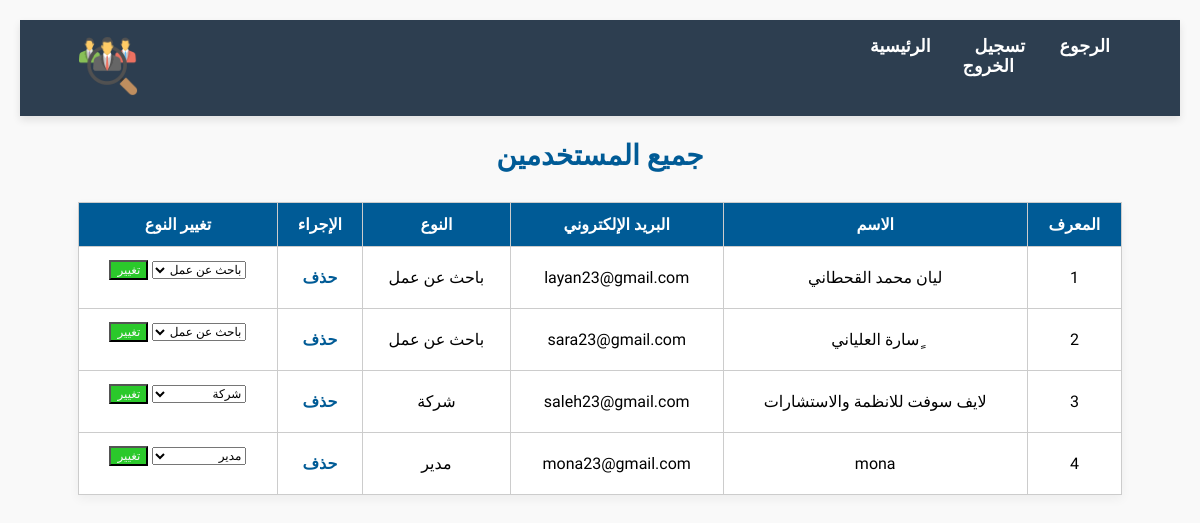
The page /admin_panel/manage_users.php?msg=error (signed in) on the database its author committed.
### tables this page shows
CREATE TABLE IF NOT EXISTS `users` (
  `id` int NOT NULL AUTO_INCREMENT,
  `name` varchar(100) NOT NULL,
  `email` varchar(100) NOT NULL,
  `password` varchar(255) NOT NULL,
  `user_type` enum('job_seeker','company','Admin') NOT NULL,
  `specialty` varchar(150) DEFAULT NULL,
  `interests` text,
  `created_at` timestamp NULL DEFAULT CURRENT_TIMESTAMP,
  PRIMARY KEY (`id`)
);

### admin_panel/manage_users.php (the view, shortened to what this page needs)
<?php
include '../db_connect.php';
$users = $conn->query("SELECT * FROM users");
?>
<!DOCTYPE html>
<html lang="ar" dir="rtl">
<head>
    <link rel="stylesheet" href="../css/header.css">
    <link rel="stylesheet" href="../css/manage_user.css">
    <?php include '../header.php'; ?>
</head>
<body>
<h2>جميع المستخدمين</h2>
<table>
    <tr>
        <th>المعرف</th>
        <th>الاسم</th>
        <th>البريد الإلكتروني</th>
        <th>النوع</th>
        <th>الإجراء</th>
        <th>تغيير النوع</th>
    </tr>
    <?php while ($row = $users->fetch_assoc()): ?>
    <tr>
        <td><?= $row['id'] ?></td>
        <td><?= htmlspecialchars($row['name']) ?></td>
        <td><?= htmlspecialchars($row['email']) ?></td>
        <td>
            <?php
            $types = [
                'Admin' => 'مدير',
                'company' => 'شركة',
                'job_seeker' => 'باحث عن عمل'
            ];
            echo $types[$row['user_type']] ?? 'غير معروف';
            ?>
        </td>
        <td>
            <a href="delete_user.php?id=<?= $row['id'] ?>" onclick="return confirm('هل أنت متأكد من حذف هذا المستخدم؟')">حذف</a>
        </td>
        <td>
            <form method="POST" action="change_user_type.php" style="display: inline-block;">
                <select name="user_type">
                    <option value="admin" <?= $row['user_type'] === 'admin' ? 'selected' : '' ?>>مدير</option>
                    <option value="company" <?= $row['user_type'] === 'company' ? 'selected' : '' ?>>شركة</option>
                    <option value="job_seeker" <?= $row['user_type'] === 'job_seeker' ? 'selected' : '' ?>>باحث عن عمل</option>
                </select>
                <button type="submit">تغيير</button>
            </form>
        </td>
    </tr>
    <?php endwhile; ?>
</table>
</body>
</html>

### css/manage_user.css (style rules this page uses)
body { font-family: 'Cairo', sans-serif; background-color: #f9f9f9; margin: 0; padding: 20px; direction: rtl; }
h2 { text-align: center; color: #005b96; font-size: 28px; margin-bottom: 30px; }
select { font-family: 'Cairo', sans-serif; font-weight: 500; font-size: 12px; font-style:bold; }
button { font-family: 'Cairo', sans-serif; font-weight: 750px; font-size: 12px; color: #f9f9f9; font-style:bold; background-color: rgb(43, 201, 43); }
table { width: 90%; margin: 0 auto; margin-bottom: 500px; border-collapse: collapse; background-color: #fff; box-shadow: 0 4px 10px rgba(0,0,0,0.05); }
th, td { border: 1px solid #ccc; padding: 12px; text-align: center; font-size: 16px; }
th { background-color: #005b96; color: white; }
a { color: #005b96; text-decoration: none; font-weight: bold; }

### rows shown on the page
users: id "1", name "ليان محمد القحطاني", email "layan23@gmail.com", user_type "باحث عن عمل"
users: id "2", name "ٍسارة العلياني", email "sara23@gmail.com", user_type "باحث عن عمل"
users: id "3", name "لايف سوفت للانظمة والاستشارات", email "saleh23@gmail.com", user_type "شركة"
users: id "4", name "mona", email "mona23@gmail.com", user_type "مدير"
